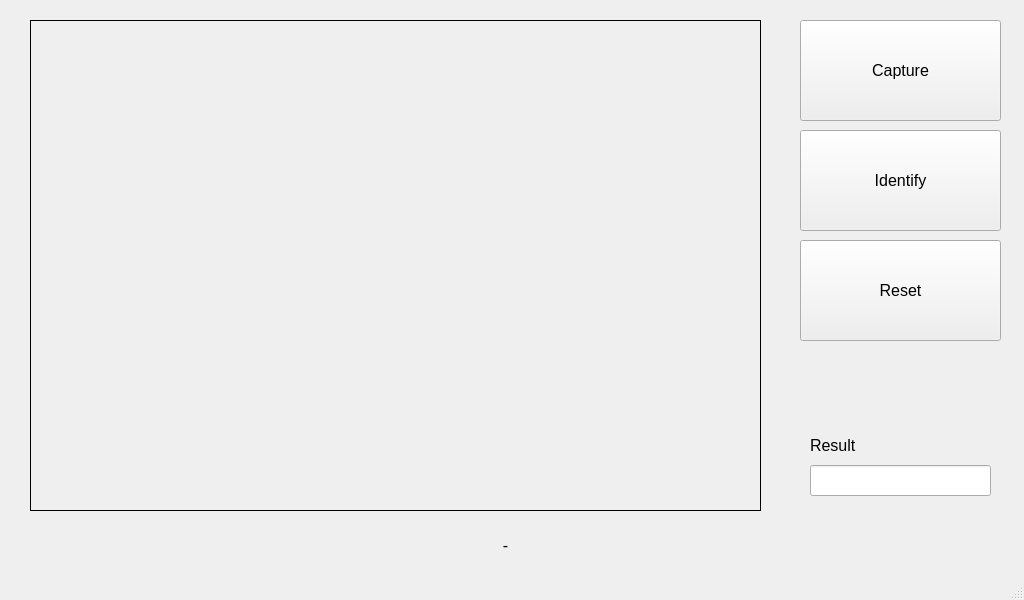
<?xml version="1.0" encoding="UTF-8"?>
<ui version="4.0">
 <class>MainWindow</class>
 <widget class="QMainWindow" name="MainWindow">
  <property name="geometry">
   <rect>
    <x>0</x>
    <y>0</y>
    <width>1024</width>
    <height>600</height>
   </rect>
  </property>
  <property name="windowTitle">
   <string>MainWindow</string>
  </property>
  <widget class="QWidget" name="centralwidget">
   <widget class="QPushButton" name="capture_button">
    <property name="geometry">
     <rect>
      <x>800</x>
      <y>20</y>
      <width>201</width>
      <height>101</height>
     </rect>
    </property>
    <property name="font">
     <font>
      <pointsize>12</pointsize>
     </font>
    </property>
    <property name="text">
     <string>Capture</string>
    </property>
   </widget>
   <widget class="QPushButton" name="identify_button">
    <property name="geometry">
     <rect>
      <x>800</x>
      <y>130</y>
      <width>201</width>
      <height>101</height>
     </rect>
    </property>
    <property name="font">
     <font>
      <pointsize>12</pointsize>
     </font>
    </property>
    <property name="text">
     <string>Identify</string>
    </property>
   </widget>
   <widget class="QPushButton" name="reset_button">
    <property name="geometry">
     <rect>
      <x>800</x>
      <y>240</y>
      <width>201</width>
      <height>101</height>
     </rect>
    </property>
    <property name="font">
     <font>
      <pointsize>12</pointsize>
     </font>
    </property>
    <property name="text">
     <string>Reset</string>
    </property>
   </widget>
   <widget class="QLineEdit" name="reset_input">
    <property name="geometry">
     <rect>
      <x>810</x>
      <y>465</y>
      <width>181</width>
      <height>31</height>
     </rect>
    </property>
   </widget>
   <widget class="QLabel" name="result_label">
    <property name="geometry">
     <rect>
      <x>810</x>
      <y>430</y>
      <width>161</width>
      <height>31</height>
     </rect>
    </property>
    <property name="font">
     <font>
      <pointsize>12</pointsize>
     </font>
    </property>
    <property name="text">
     <string>Result</string>
    </property>
   </widget>
   <widget class="QLabel" name="image_label">
    <property name="geometry">
     <rect>
      <x>30</x>
      <y>20</y>
      <width>731</width>
      <height>491</height>
     </rect>
    </property>
    <property name="frameShape">
     <enum>QFrame::Box</enum>
    </property>
    <property name="text">
     <string/>
    </property>
   </widget>
   <widget class="QLabel" name="info_label">
    <property name="geometry">
     <rect>
      <x>40</x>
      <y>530</y>
      <width>931</width>
      <height>31</height>
     </rect>
    </property>
    <property name="font">
     <font>
      <pointsize>12</pointsize>
     </font>
    </property>
    <property name="text">
     <string>-</string>
    </property>
    <property name="alignment">
     <set>Qt::AlignCenter</set>
    </property>
   </widget>
  </widget>
  <widget class="QMenuBar" name="menubar">
   <property name="geometry">
    <rect>
     <x>0</x>
     <y>0</y>
     <width>1024</width>
     <height>21</height>
    </rect>
   </property>
  </widget>
  <widget class="QStatusBar" name="statusbar"/>
 </widget>
 <resources/>
 <connections/>
</ui>
